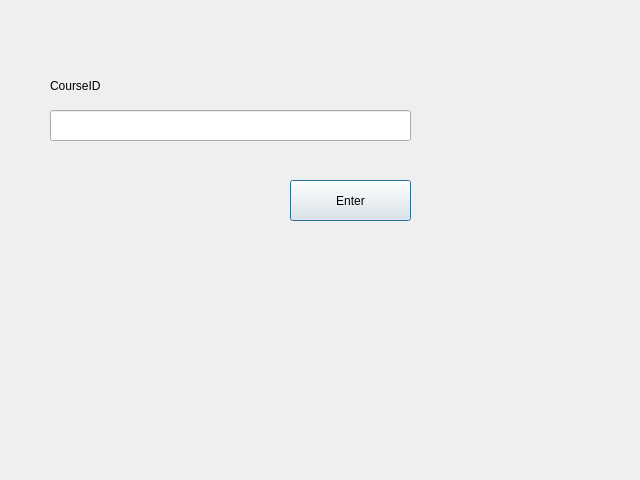
<?xml version="1.0" encoding="UTF-8"?>
<ui version="4.0">
 <class>Dialog</class>
 <widget class="QDialog" name="Dialog">
  <property name="geometry">
   <rect>
    <x>0</x>
    <y>0</y>
    <width>640</width>
    <height>480</height>
   </rect>
  </property>
  <property name="windowTitle">
   <string>Dialog</string>
  </property>
  <widget class="QLineEdit" name="lineEdit">
   <property name="geometry">
    <rect>
     <x>50</x>
     <y>110</y>
     <width>361</width>
     <height>31</height>
    </rect>
   </property>
  </widget>
  <widget class="QLabel" name="label">
   <property name="geometry">
    <rect>
     <x>50</x>
     <y>70</y>
     <width>111</width>
     <height>31</height>
    </rect>
   </property>
   <property name="text">
    <string>CourseID</string>
   </property>
  </widget>
  <widget class="QPushButton" name="pushButton">
   <property name="geometry">
    <rect>
     <x>290</x>
     <y>180</y>
     <width>121</width>
     <height>41</height>
    </rect>
   </property>
   <property name="text">
    <string>Enter</string>
   </property>
  </widget>
 </widget>
 <resources/>
 <connections/>
</ui>
